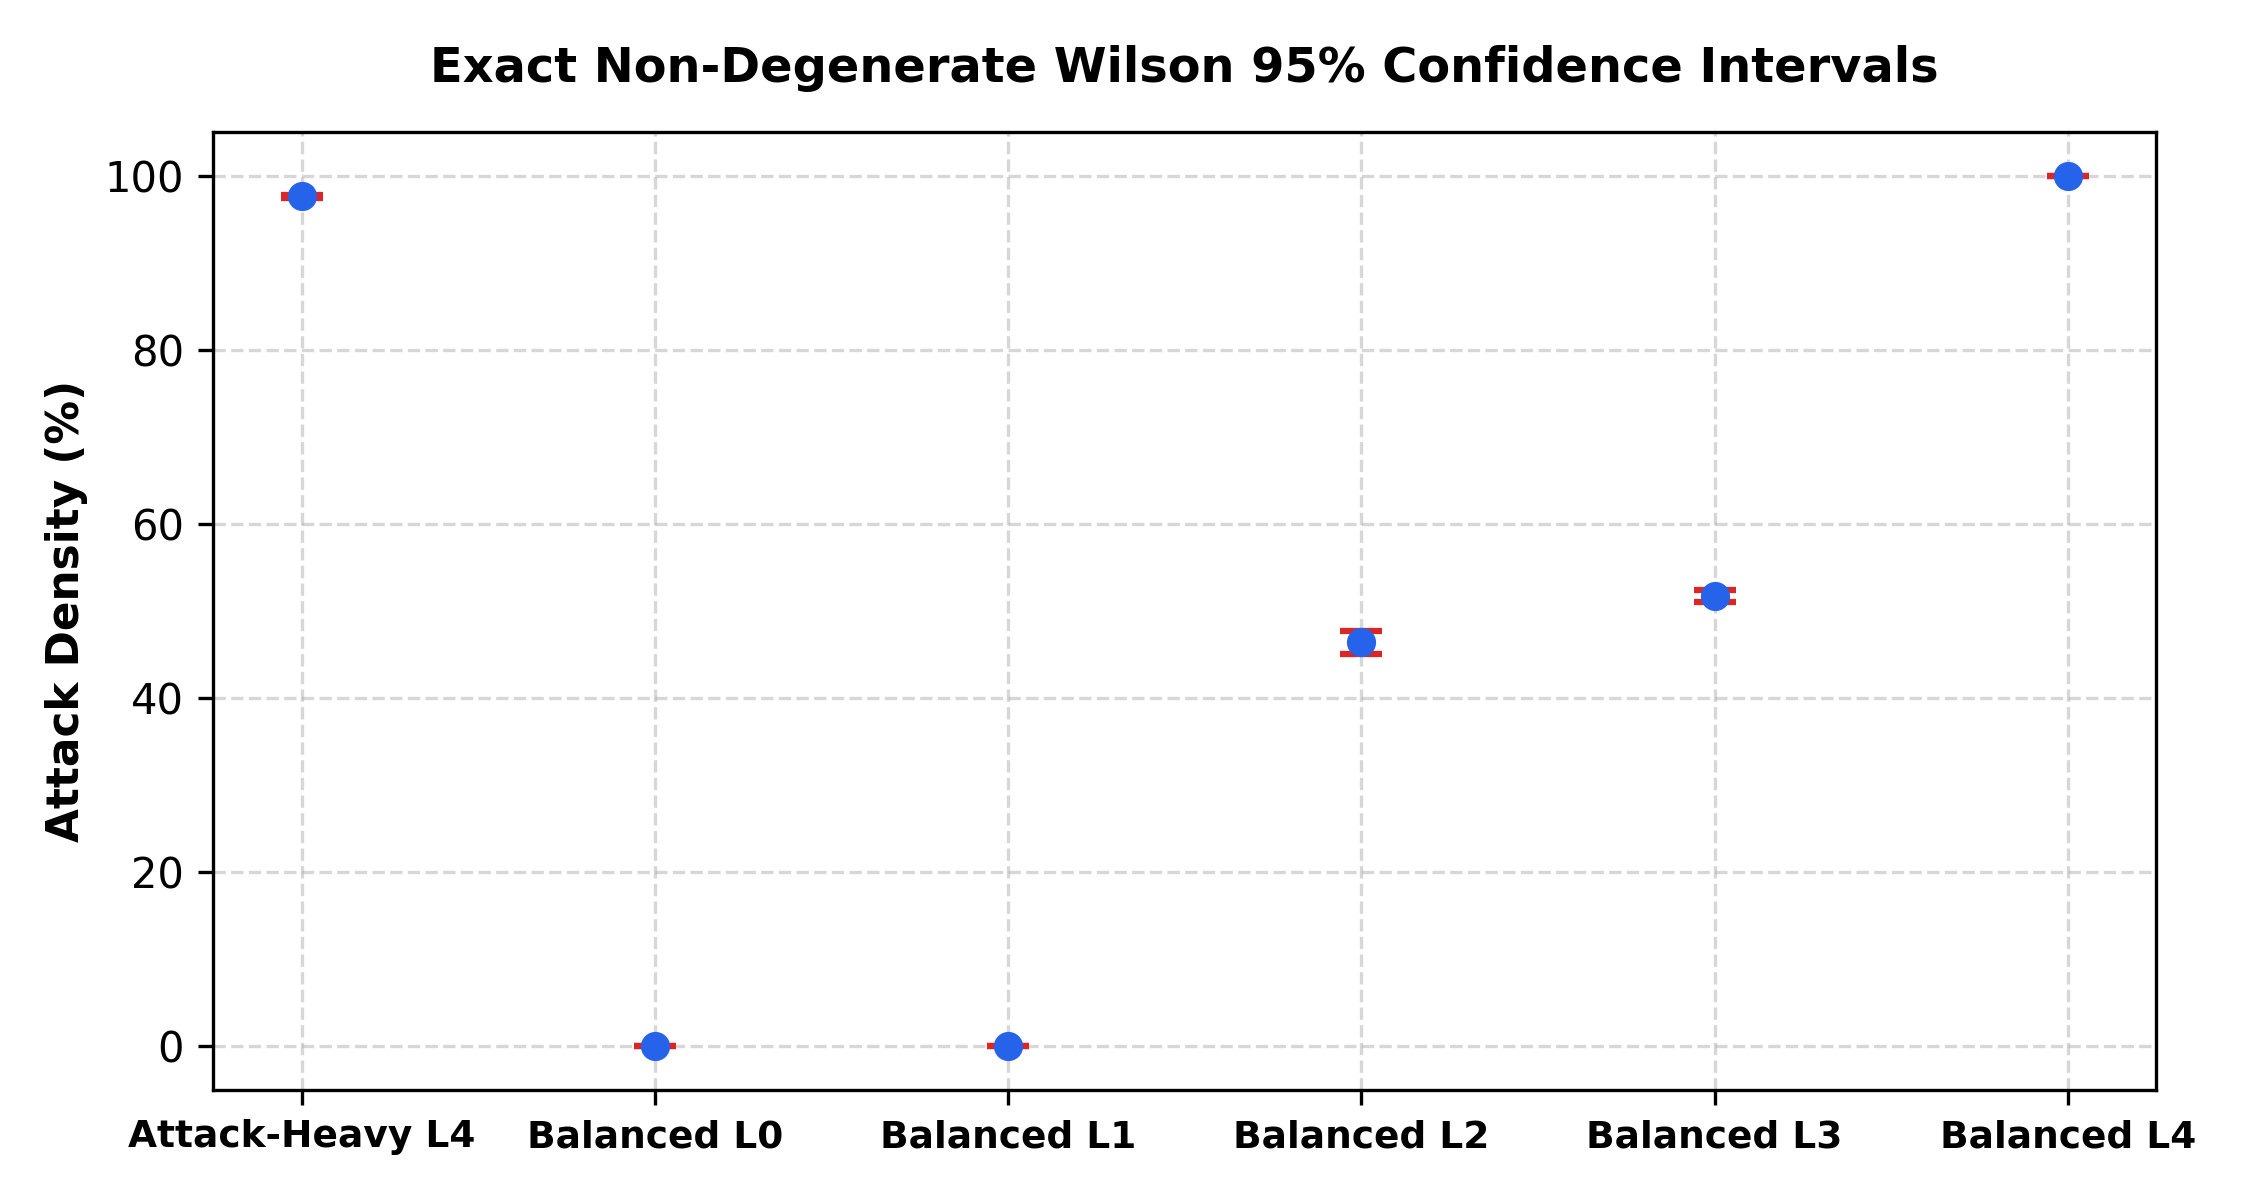

Here is the Python script that generated this plot:
import pandas as pd
import numpy as np
import matplotlib
matplotlib.use("Agg")
import matplotlib.pyplot as plt

df = pd.read_csv("experiments/E23_wilson_ci/results.csv")

plt.figure(figsize=(7.5, 4), dpi=300)
x = np.arange(len(df))
means = [float(r["Attack Density (%)"].replace("%", "")) for _, r in df.iterrows()]
yerr_low = [means[i] - df.iloc[i]["CI Lower (Exact)"] for i in range(len(means))]
yerr_high = [df.iloc[i]["CI Upper (Exact)"] - means[i] for i in range(len(means))]
plt.errorbar(x, means, yerr=[yerr_low, yerr_high], fmt="o", color="#2563eb", ecolor="#dc2626", elinewidth=2, capsize=5, capthick=1.5)
plt.xticks(x, [f"{r['Regime'].split()[0]} {r['Level']}" for _, r in df.iterrows()], fontsize=9, fontweight="bold")
plt.ylabel("Attack Density (%)", fontsize=10.5, fontweight="bold")
plt.title("Exact Non-Degenerate Wilson 95% Confidence Intervals", fontsize=11.5, fontweight="bold", pad=12)
plt.grid(True, linestyle="--", alpha=0.5)
plt.tight_layout()
plt.savefig("experiments/E23_wilson_ci/plot.png", dpi=300)
plt.close()
print("Saved experiments/E23_wilson_ci/plot.png")
